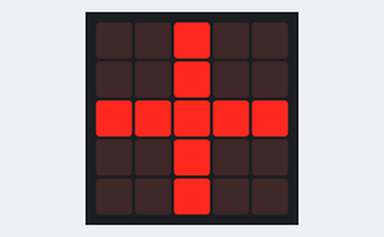
This program was run on a simulated BBC micro:bit running MicroPython. Shown: the board's 5×5 LED display.

Above: at 0.1 s.
At 2.1 s:
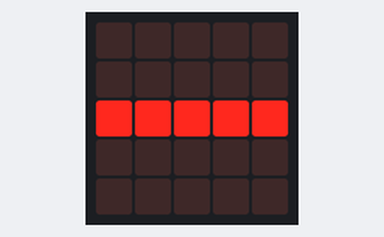
At 4.1 s:
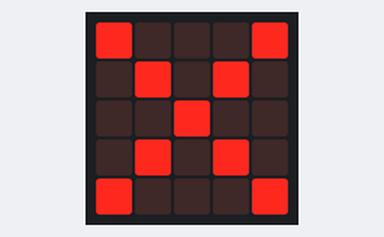
At 6.1 s:
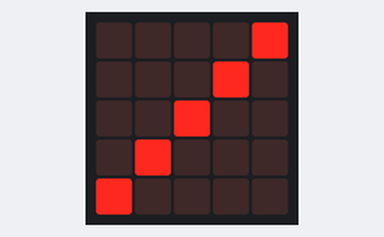

The program:

ex06_plus_moins_.py
```python
from microbit import *

def wait():
    sleep(1800)
    display.clear()
    sleep(200)

while True:
    #le signe +
    for i in range(5):
        display.set_pixel(i,2,9)
        display.set_pixel(2,i,9)

    wait()

    #le signe -
    for i in range(5):
        display.set_pixel(i,2,9)

    wait()

    #le signe x
    for i in range(5):
        display.set_pixel(i,i,9)
        display.set_pixel(4-i,i,9)

    wait()

    #le signe /
    for i in range(5):
        display.set_pixel(4-i,i,9)

    wait()
```

Measured:
- by itself, everything shown: repeats every 8.0 s, in 8 steps
- what the display in image 1 shows lasts 1.8 s, from 2.0 s to 3.8 s
